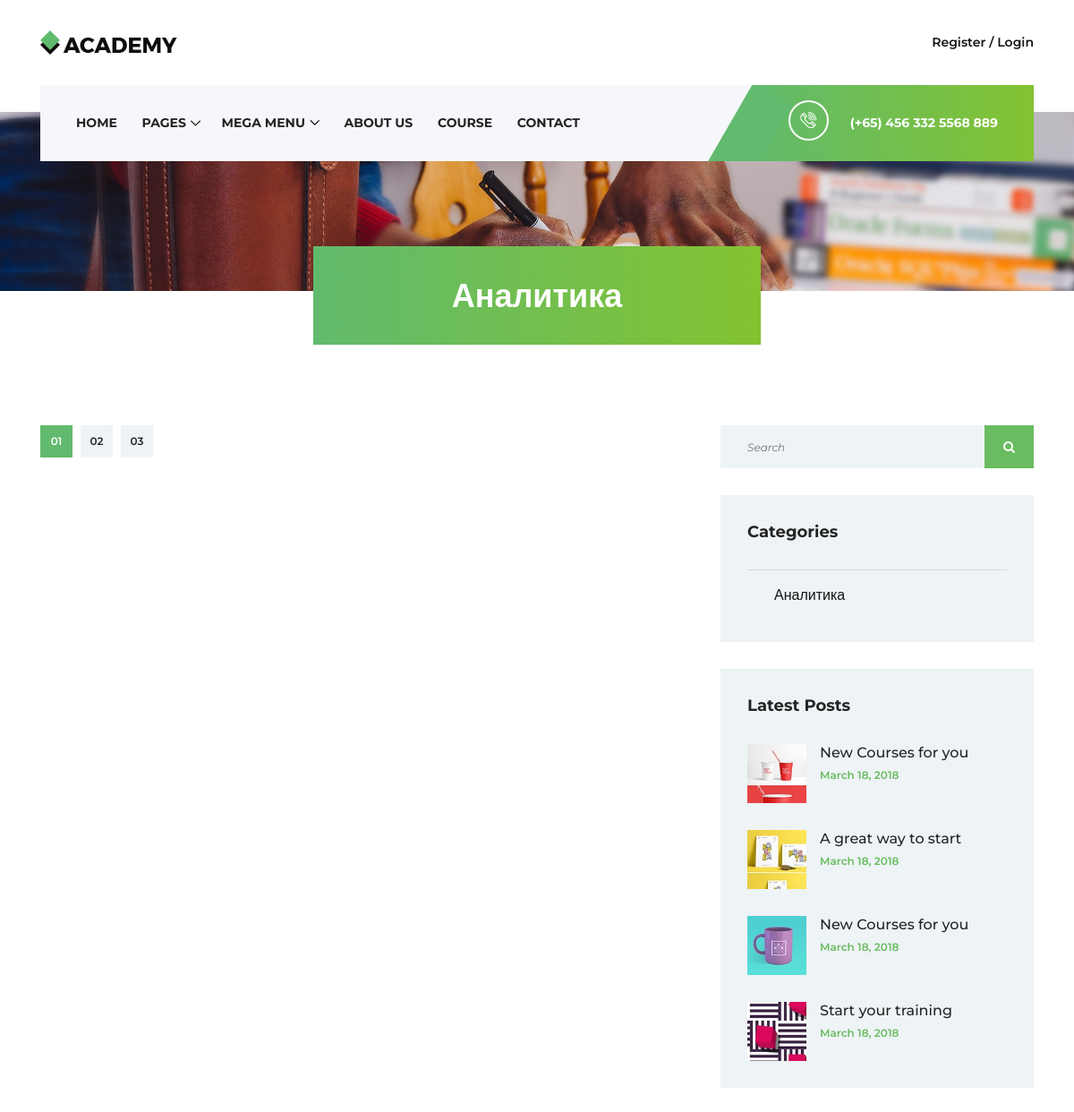
Page /blog/category/analytic (upper part) on the earlier database version.
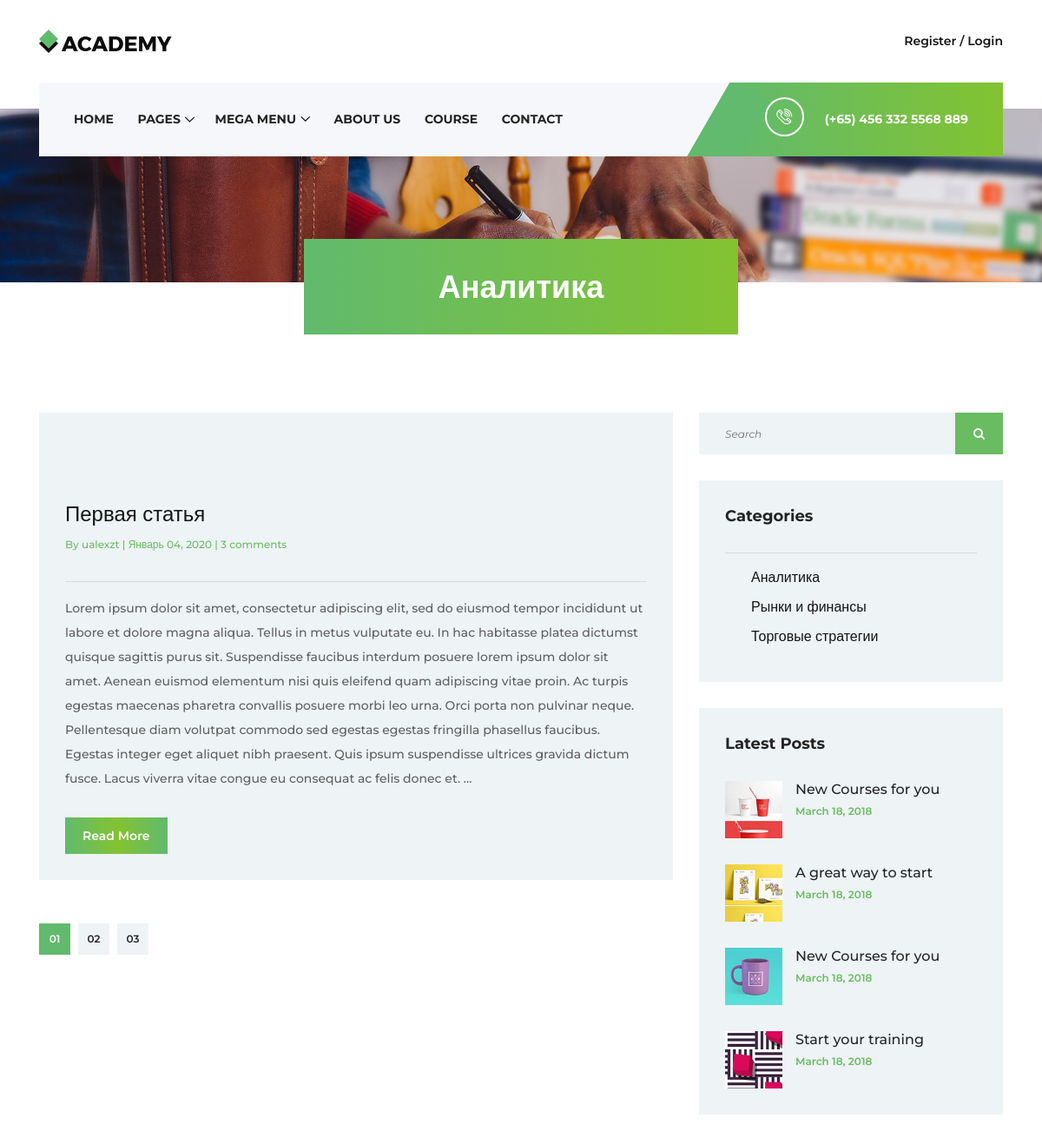
Same page on the later database version.
### blog/models.py (models this page shows, shortened)
class Category(models.Model):
    name = models.CharField(max_length=150, verbose_name='Имя категории')
    slug = models.SlugField(unique=True, verbose_name='Ссылка категории')
    def get_absolute_url(self):
        return reverse('category_detail', kwargs={'slug': self.slug})
    class Meta:
        verbose_name = 'Категория'
        verbose_name_plural = 'Категории'

class Post(models.Model):
    title = models.CharField(max_length=150, verbose_name='Заголовок')
    slug = models.SlugField(unique=True, verbose_name='Ссылка')
    category = models.ForeignKey(Category, on_delete=models.CASCADE, verbose_name='Категория')
    author = models.ForeignKey(User, on_delete=models.CASCADE, verbose_name='Автор поста')
    image_post = models.ImageField(default='post_img/default_post.jpg', upload_to='post_img',
                                   verbose_name='Изображение поста')
    content = models.TextField(max_length=None, verbose_name='Текст поста')
    pub_date = models.DateTimeField(auto_now_add=True, verbose_name='Дата публикации')
    likes = models.PositiveIntegerField(default=0, verbose_name='Нравится')
    dislikes = models.PositiveIntegerField(default=0, verbose_name='Не нравится')
    def get_absolute_url(self):
        return reverse('post_detail', kwargs={'slug': self.slug})
    class Meta:
        verbose_name = 'Статья'
        verbose_name_plural = 'Статьи'

### blog/views.py (the view)
# urls.py: path('category/<slug:slug>', CategoryDetailView.as_view(), name='category_detail')
class CategoryDetailView(DetailView):
    model = Category
    slug_field = 'slug'
    def get_context_data(self, *args, object_list=None, **kwargs):
        context = super().get_context_data(*args, **kwargs)
        context['categories'] = self.model.objects.all()
        context['posts'] = self.get_object().post_set.all()
        return context

### templates/blog/category_detail.html (shortened to what the changed rows need)
{% extends 'base.html' %}
{% load static %}
{% block content %}
    <div class="breadcumb-area bg-img" style="background-image: url({% static 'img/bg-img/breadcumb.jpg' %});">
        <div class="bradcumbContent">
            <h2>{{ category.name }}</h2>
        </div>
    </div>
    <div class="blog-area mt-50 section-padding-100">
        <div class="container">
            <div class="row">
                <div class="col-12 col-md-8">
                    <div class="academy-blog-posts">
                        <div class="row">
                            {% for post in posts %}
                                <div class="col-12">
                                    <div class="single-blog-post mb-50 wow fadeInUp" data-wow-delay="300ms">
                                        <div class="blog-post-thumb mb-5">
                                        </div>
                                        <a href="#" class="post-title">{{ post.title }}</a>
                                        <div class="post-meta">
                                            <p>By <a href="#">{{ post.author }}</a> | <a
                                                    href="#"> {{ post.pub_date|date:"F d, Y" }} </a> | <a
                                                    href="#">3 comments</a></p>
                                        </div>
                                        <hr>
                                        <p>{{ post.content|truncatewords:100 }}</p>
                                        <a href="{{ post.get_absolute_url }}" class="btn academy-btn btn-sm mt-15">Read More</a>
                                    </div>
                                </div>
                            {% endfor %}
                        </div>
                    </div>
                </div>
                <div class="col-12 col-md-4">
                    <div class="academy-blog-sidebar">
                        <div class="blog-post-categories mb-30">
                            <ul>
                                {% for category in categories %}
                                    <li><a href="{{ category.get_absolute_url }}">{{ category.name }}</a></li>
                                {% endfor %}
                            </ul>
                        </div>
                    </div>
                </div>
            </div>
        </div>
    </div>
{% endblock %}

Differences in the rows shown:
added Post: title "Первая статья", author "ualexzt", pub_date "Январь 04, 2020", content "Lorem ipsum dolor sit amet, consectetur adipiscing elit, sed do eiusmod tempor incididunt ut labore et dolore magna aliqua. Tellus in metus vulputate eu. In hac habitasse platea dictumst quisque sagittis purus sit. Suspendisse faucibus interdum posuere lorem ipsum dolor sit amet. Aenean euismod elementum nisi quis eleifend quam adipiscing vitae proin. Ac turpis egestas maecenas pharetra convallis posuere morbi leo urna. Orci porta non pulvinar neque. Pellentesque diam volutpat commodo sed egestas egestas fringilla phasellus faucibus. Egestas integer eget aliquet nibh praesent. Quis ipsum suspendisse ultrices gravida dictum fusce. Lacus viverra vitae congue eu consequat ac felis donec et. …"
added Category: name "Рынки и финансы"
added Category: name "Торговые стратегии"
